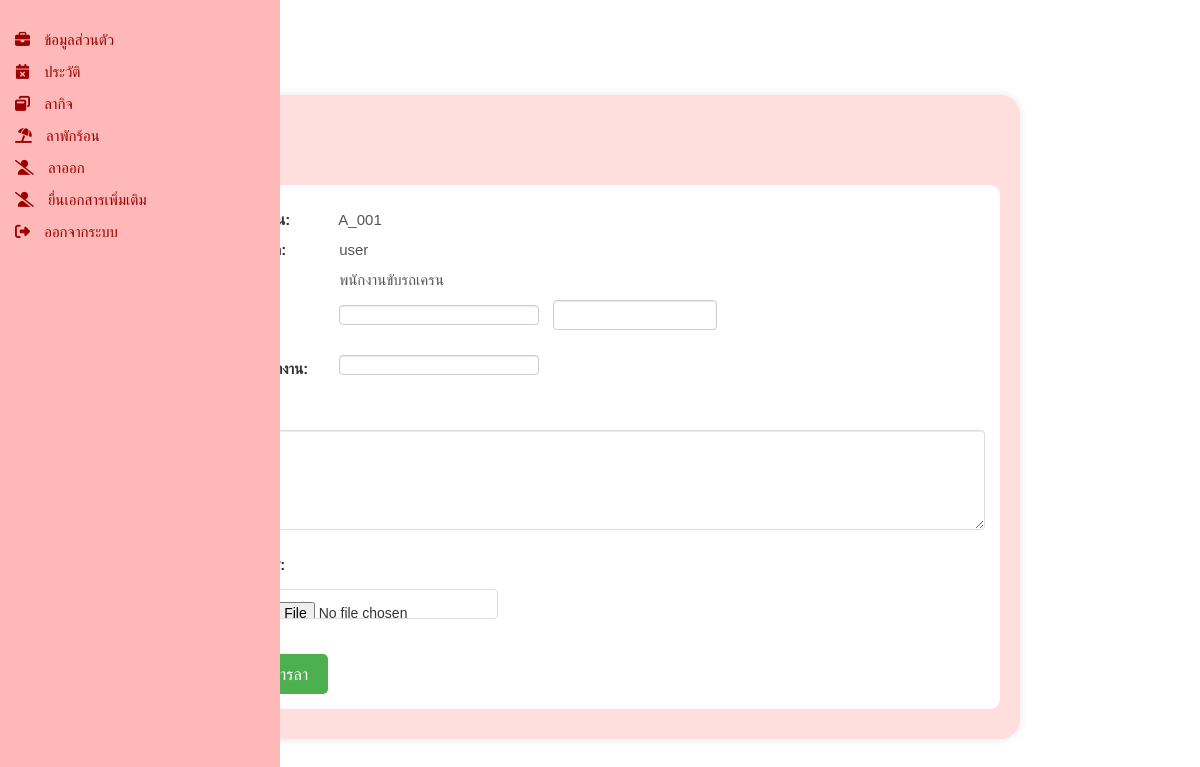
Page /frontend/resign.php (signed in) on the committed database.
### tables this page shows
CREATE TABLE `tb_user` (
  `user_id` int(11) NOT NULL,
  `user_no` varchar(45) DEFAULT NULL,
  `user_name` varchar(255) DEFAULT NULL,
  `user_startDate` date DEFAULT NULL,
  `user_exp` varchar(50) DEFAULT NULL,
  `user_idNumber` int(11) DEFAULT NULL,
  `user_phoneNumber` varchar(11) DEFAULT NULL,
  `user_Date` date DEFAULT NULL,
  `user_age` varchar(255) DEFAULT NULL,
  `user_day` varchar(45) DEFAULT NULL,
  `user_username` varchar(45) DEFAULT NULL,
  `user_password` varchar(45) DEFAULT NULL,
  `user_gender` varchar(45) DEFAULT NULL,
  `position_id` int(11) NOT NULL
);

CREATE TABLE `tb_position` (
  `position_id` int(11) NOT NULL,
  `position_type` varchar(45) DEFAULT NULL,
  `position_name` varchar(45) DEFAULT NULL
);

### frontend/resign.php (the view, shortened to what this page needs)
<?php
$conn = new class_conn();
$connection = $conn->connect();
$username = $_SESSION['username'];
$query = "SELECT u.user_id, u.user_no, u.user_name, u.user_age, u.user_startDate, u.user_day,
          p.position_name
          FROM tb_user u
          LEFT JOIN tb_position p ON u.position_id = p.position_id
          WHERE u.user_username = ?";
$stmt = mysqli_prepare($connection, $query);
mysqli_stmt_bind_param($stmt, "s", $username);
mysqli_stmt_execute($stmt);
$result = mysqli_stmt_get_result($stmt);
$user_data = mysqli_fetch_assoc($result);
?>
<?php include 'sidebar.php'; ?>
<?php include 'calender.php'; ?>
<!DOCTYPE html>
<html lang="en">
<head>
</head>
<body>
    <div class="profile-container">
        <div class="profile-details">
            <h2>ลาออก</h2>
            <form method="POST" enctype="multipart/form-data" id="leaveForm">
                <div class="profile-info">
                    <p><span class="info-label">รหัสพนักงาน:</span> <?php echo $user_data['user_no']; ?></p>
                    <p><span class="info-label">ชื่อ-นามสกุล:</span> <?php echo $user_data['user_name']; ?></p>
                    <p><span class="info-label">ตำแหน่ง:</span> <?php echo $user_data['position_name']; ?></p>
                    <div class="form-group">
                        <p>
                            <span class="info-label">วันที่ทำการ:</span>
                            <input type="text" id="start_date_left" class="form-control" readonly>
                            <input class="input-medium" type="text" id="start_date_right" data-provide="datepicker"
                                data-date-language="th-th">
                        </p>
                    </div>
                    <div class="form-group">
                        <p>
                            <span class="info-label">สิ้นสุดการทำงาน:</span>
                            <input type="text" id="end_date_left" class="form-control" readonly>
                        </p>
                    </div>
                    <div class="form-group">
                        <p><span class="info-label">เหตุผล:</span></p>
                        <textarea name="detail" class="form-control" required></textarea>
                    </div>
                    <div class="form-group">
                        <p><span class="info-label">แนบเอกสาร:</span></p>
                        <input type="file" name="document" class="form-control"
                            accept=".pdf,.doc,.docx,.jpg,.jpeg,.png,.gif">
                    </div>
                    <button type="submit" class="submit-button">ยืนยันการลา</button>
                </div>
            </form>
        </div>
    </div>
</body>
</html>

### frontend/css/sidebar.css (style rules this page uses)
body { font-family: Arial, sans-serif; margin: 0; padding: 0; background-color: #FFFFFF; }

### frontend/resign.php (style rules this page uses)
.profile-container { display: flex; align-items: flex-start; background-color: #FFDEDE; padding: 20px; border-radius: 20px; max-width: 800px; margin: 30px auto; box-shadow: 0 0 10px rgba(0, 0, 0, 0.1); }
.profile-details { flex-grow: 1; }
.profile-details h2 { color: #333; margin-bottom: 20px; }
.profile-info { background-color: white; padding: 15px; border-radius: 10px; margin-bottom: 10px; }
.profile-info p { margin: 10px 0; color: #555; }
.info-label { font-weight: bold; color: #333; width: 120px; display: inline-block; }
.form-group { margin-bottom: 15px; }
.form-control { width: 100%; padding: 8px; border: 1px solid #ddd; border-radius: 4px; box-sizing: border-box; }
.submit-button { background-color: #4CAF50; color: white; padding: 10px 20px; border: none; border-radius: 5px; cursor: pointer; font-size: 1.1em; margin-top: 20px; }
textarea.form-control { min-height: 100px; resize: vertical; }
.form-control[readonly] { background-color: #fff; width: 200px; display: inline-block; margin-right: 10px; }
.input-medium { width: 150px; padding: 5px; border: 1px solid #ddd; border-radius: 4px; display: inline-block; }

### rows in the picture
tb_user: user_no "A_001", user_name "user", position.position_name "พนักงานขับรถเครน"
